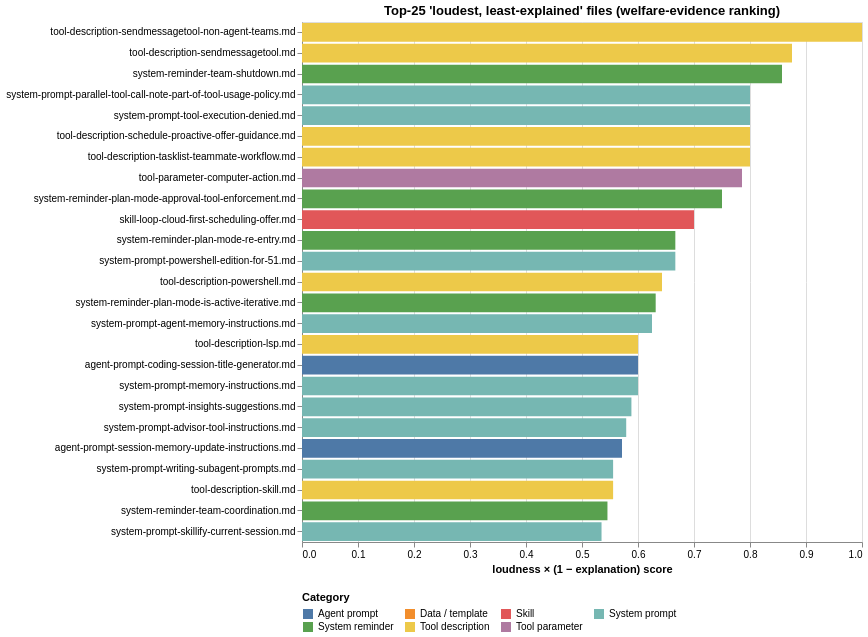

The notebook cell this image was saved under:
### Markdown cell above
### Top-25 "loudest, least explained" files (welfare evidence)

For PROPOSAL.md drafting. Each file is scored as `rule_density × (1 − rule_explained_para_pct/100)` — high score means the file is rule-saturated AND those rules go unexplained even at the paragraph level. Files with fewer than 5 sentences are excluded to suppress one-sentence outliers.

**Score scale anchor**: a score of **1.0** means *every* sentence in the file is a rule AND *zero* of those rules are explained anywhere in their paragraph (the worst possible welfare-relevant pattern, achievable when `rule_density = 1.0` and `rule_explained_para_pct = 0`). A score of **0.0** means the file has either no rules OR all of its rules are explained.

This list is the concrete evidence the welfare submission cites: prompts that train compliance without reasoning.

### Code cell
"""Top-25 "loudest, least-explained" files for welfare evidence."""

evidence = welfare_evidence_table(alt_df, top_n=25)

evidence_chart = (
    alt.Chart(evidence)
    .mark_bar()
    .encode(
        x=alt.X("score:Q", title="loudness × (1 − explanation) score"),
        y=alt.Y("path:N", sort=evidence["path"].tolist(), title=None,
                axis=alt.Axis(labelLimit=520)),
        color=alt.Color("category:N",
                        scale=alt.Scale(domain=_cat_domain, range=_cat_range),
                        legend=alt.Legend(title="Category", orient="bottom", columns=4)),
        tooltip=[
            alt.Tooltip("path:N"),
            alt.Tooltip("category:N"),
            alt.Tooltip("ccVersion:N"),
            alt.Tooltip("rule_n:Q",                  format=",", title="rule sentences"),
            alt.Tooltip("rule_density:Q",            format=".3f"),
            alt.Tooltip("rule_explained_para_pct:Q", format=".2f", title="% explained"),
            alt.Tooltip("score:Q",                   format=".3f"),
        ],
    )
    .properties(width=560, height=520,
                title="Top-25 'loudest, least-explained' files (welfare-evidence ranking)")
)

evidence_chart

### Figure 1 — Vega-Lite specification as saved in the notebook (floating-point values rounded to 4 significant figures)
{"config": {"view": {"continuousWidth": 300, "continuousHeight": 300}}, "data": {"name": "data-113d400feb0e714e387c8881b611855e"}, "mark": {"type": "bar"}, "encoding": {"color": {"field": "category", "legend": {"columns": 4, "orient": "bottom", "title": "Category"}, "scale": {"domain": ["Agent prompt", "Data / template", "Skill", "System prompt", "System reminder", "Tool description", "Tool parameter"], "range": ["#4e79a7", "#f28e2c", "#e15759", "#76b7b2", "#59a14f", "#edc949", "#af7aa1"]}, "type": "nominal"}, "tooltip": [{"field": "path", "type": "nominal"}, {"field": "category", "type": "nominal"}, {"field": "ccVersion", "type": "nominal"}, {"field": "rule_n", "format": ",", "title": "rule sentences", "type": "quantitative"}, {"field": "rule_density", "format": ".3f", "type": "quantitative"}, {"field": "rule_explained_para_pct", "format": ".2f", "title": "% explained", "type": "quantitative"}, {"field": "score", "format": ".3f", "type": "quantitative"}], "x": {"field": "score", "title": "loudness × (1 − explanation) score", "type": "quantitative"}, "y": {"axis": {"labelLimit": 520}, "field": "path", "sort": ["tool-description-sendmessagetool-non-agent-teams.md", "tool-description-sendmessagetool.md", "system-reminder-team-shutdown.md", "system-prompt-parallel-tool-call-note-part-of-tool-usage-policy.md", "system-prompt-tool-execution-denied.md", "tool-description-schedule-proactive-offer-guidance.md", "tool-description-tasklist-teammate-workflow.md", "tool-parameter-computer-action.md", "system-reminder-plan-mode-approval-tool-enforcement.md", "skill-loop-cloud-first-scheduling-offer.md", "system-reminder-plan-mode-re-entry.md", "system-prompt-powershell-edition-for-51.md", "tool-description-powershell.md", "system-reminder-plan-mode-is-active-iterative.md", "system-prompt-agent-memory-instructions.md", "tool-description-lsp.md", "agent-prompt-coding-session-title-generator.md", "system-prompt-memory-instructions.md", "system-prompt-insights-suggestions.md", "system-prompt-advisor-tool-instructions.md", "agent-prompt-session-memory-update-instructions.md", "system-prompt-writing-subagent-prompts.md", "tool-description-skill.md", "system-reminder-team-coordination.md", "system-prompt-skillify-current-session.md"], "title": null, "type": "nominal"}}, "height": 520, "title": "Top-25 'loudest, least-explained' files (welfare-evidence ranking)", "width": 560, "$schema": "https://vega.github.io/schema/vega-lite/v6.4.1.json", "datasets": {"data-113d400feb0e714e387c8881b611855e": [{"path": "tool-description-sendmessagetool-non-agent-teams.md", "category": "Tool description", "ccVersion": "2.1.116", "rule_n": 5, "rule_density": 1.0, "rule_explained_para_pct": 0.0, "score": 1.0}, {"path": "tool-description-sendmessagetool.md", "category": "Tool description", "ccVersion": "2.1.118", "rule_n": 7, "rule_density": 0.875, "rule_explained_para_pct": 0.0, "score": 0.875}, {"path": "system-reminder-team-shutdown.md", "category": "System reminder", "ccVersion": "2.1.16", "rule_n": 6, "rule_density": 0.8571, "rule_explained_para_pct": 0.0, "score": 0.8571}, {"path": "system-prompt-parallel-tool-call-note-part-of-tool-usage-policy.md", "category": "System prompt", "ccVersion": "2.1.30", "rule_n": 4, "rule_density": 0.8, "rule_explained_para_pct": 0.0, "score": 0.8}, {"path": "system-prompt-tool-execution-denied.md", "category": "System prompt", "ccVersion": "2.1.20", "rule_n": 4, "rule_density": 0.8, "rule_explained_para_pct": 0.0, "score": 0.8}, {"path": "tool-description-schedule-proactive-offer-guidance.md", "category": "Tool description", "ccVersion": "2.1.118", "rule_n": 4, "rule_density": 0.8, "rule_explained_para_pct": 0.0, "score": 0.8}, {"path": "tool-description-tasklist-teammate-workflow.md", "category": "Tool description", "ccVersion": "2.1.38", "rule_n": 4, "rule_density": 0.8, "rule_explained_para_pct": 0.0, "score": 0.8}, {"path": "tool-parameter-computer-action.md", "category": "Tool parameter", "ccVersion": "2.0.71", "rule_n": 11, "rule_density": 0.7857, "rule_explained_para_pct": 0.0, "score": 0.7857}, {"path": "system-reminder-plan-mode-approval-tool-enforcement.md", "category": "System reminder", "ccVersion": "2.1.118", "rule_n": 6, "rule_density": 0.75, "rule_explained_para_pct": 0.0, "score": 0.75}, {"path": "skill-loop-cloud-first-scheduling-offer.md", "category": "Skill", "ccVersion": "2.1.101", "rule_n": 9, "rule_density": 0.9, "rule_explained_para_pct": 22.22, "score": 0.7}, {"path": "system-reminder-plan-mode-re-entry.md", "category": "System reminder", "ccVersion": "2.0.52", "rule_n": 6, "rule_density": 0.6667, "rule_explained_para_pct": 0.0, "score": 0.6667}, {"path": "system-prompt-powershell-edition-for-51.md", "category": "System prompt", "ccVersion": "2.1.88", "rule_n": 6, "rule_density": 0.6667, "rule_explained_para_pct": 0.0, "score": 0.6667}, {"path": "tool-description-powershell.md", "category": "Tool description", "ccVersion": "2.1.88", "rule_n": 9, "rule_density": 0.6429, "rule_explained_para_pct": 0.0, "score": 0.6429}, {"path": "system-reminder-plan-mode-is-active-iterative.md", "category": "System reminder", "ccVersion": "2.1.88", "rule_n": 14, "rule_density": 0.7368, "rule_explained_para_pct": 14.29, "score": 0.6316}, {"path": "system-prompt-agent-memory-instructions.md", "category": "System prompt", "ccVersion": "2.1.31", "rule_n": 5, "rule_density": 0.625, "rule_explained_para_pct": 0.0, "score": 0.625}, {"path": "tool-description-lsp.md", "category": "Tool description", "ccVersion": "2.0.73", "rule_n": 3, "rule_density": 0.6, "rule_explained_para_pct": 0.0, "score": 0.6}, {"path": "agent-prompt-coding-session-title-generator.md", "category": "Agent prompt", "ccVersion": "2.1.74", "rule_n": 3, "rule_density": 0.6, "rule_explained_para_pct": 0.0, "score": 0.6}, {"path": "system-prompt-memory-instructions.md", "category": "System prompt", "ccVersion": "2.1.120", "rule_n": 3, "rule_density": 0.6, "rule_explained_para_pct": 0.0, "score": 0.6}, {"path": "system-prompt-insights-suggestions.md", "category": "System prompt", "ccVersion": "2.1.30", "rule_n": 10, "rule_density": 0.5882, "rule_explained_para_pct": 0.0, "score": 0.5882}, {"path": "system-prompt-advisor-tool-instructions.md", "category": "System prompt", "ccVersion": "2.1.98", "rule_n": 11, "rule_density": 0.5789, "rule_explained_para_pct": 0.0, "score": 0.5789}, {"path": "agent-prompt-session-memory-update-instructions.md", "category": "Agent prompt", "ccVersion": "2.0.58", "rule_n": 12, "rule_density": 0.5714, "rule_explained_para_pct": 0.0, "score": 0.5714}, {"path": "system-prompt-writing-subagent-prompts.md", "category": "System prompt", "ccVersion": "2.1.94", "rule_n": 5, "rule_density": 0.5556, "rule_explained_para_pct": 0.0, "score": 0.5556}, {"path": "tool-description-skill.md", "category": "Tool description", "ccVersion": "2.1.111", "rule_n": 6, "rule_density": 0.6667, "rule_explained_para_pct": 16.67, "score": 0.5556}, {"path": "system-reminder-team-coordination.md", "category": "System reminder", "ccVersion": "2.1.75", "rule_n": 6, "rule_density": 0.5455, "rule_explained_para_pct": 0.0, "score": 0.5455}, {"path": "system-prompt-skillify-current-session.md", "category": "System prompt", "ccVersion": "2.1.111", "rule_n": 27, "rule_density": 0.6279, "rule_explained_para_pct": 14.81, "score": 0.5349}]}}
